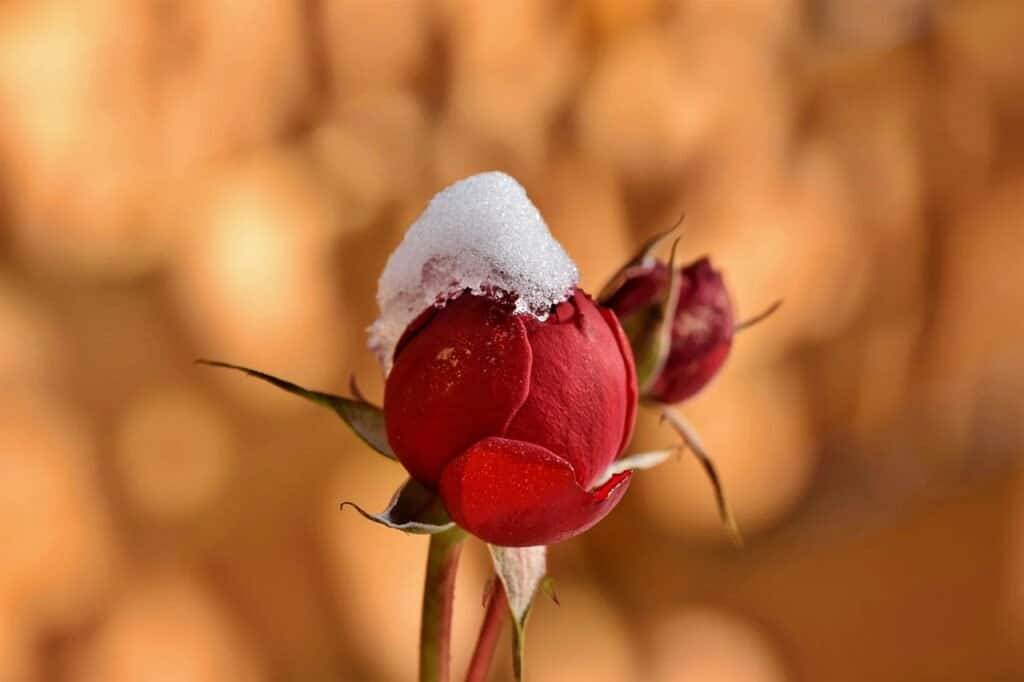
#> input picture OpenCV/test.jpg, 1024 x 682 px
$ python cropping.py
#> lines starting #> are read from the running program, lines starting #| are printed output that depends on the picture
# Import packages
import cv2
import numpy as np

img = cv2.imread('test.jpg', 0)
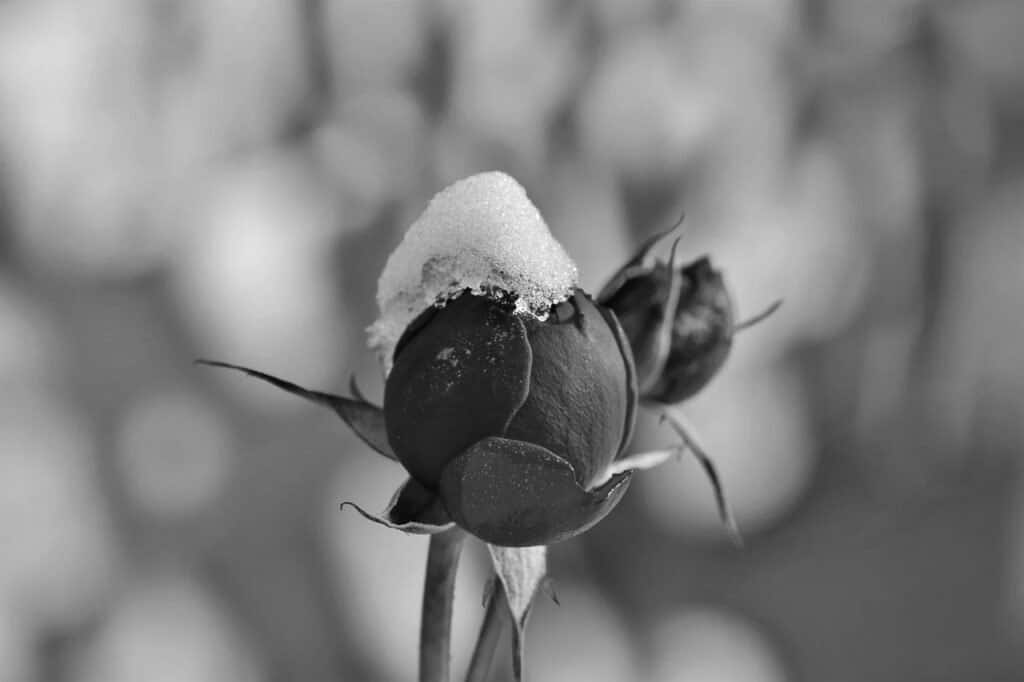
#> img: shape (682, 1024); min 0, max 255, mean 127
print(img.shape) # Print image shape
#| (682, 1024)
cv2.imshow("original", img)

# Cropping an image
cropped_image = img[80:280, 150:330]
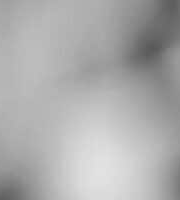
#> cropped_image: shape (200, 180); min 88, max 226, mean 172.3
print(cropped_image.shape)
#| (200, 180)

# Display cropped image
cv2.imshow("cropped", cropped_image)

# Save the cropped image
cv2.imwrite("Cropped Image.jpg", cropped_image)

cv2.waitKey(0)
cv2.destroyAllWindows()

$ run again, with OpenCV/Circulos.jpg copied over OpenCV/test.jpg
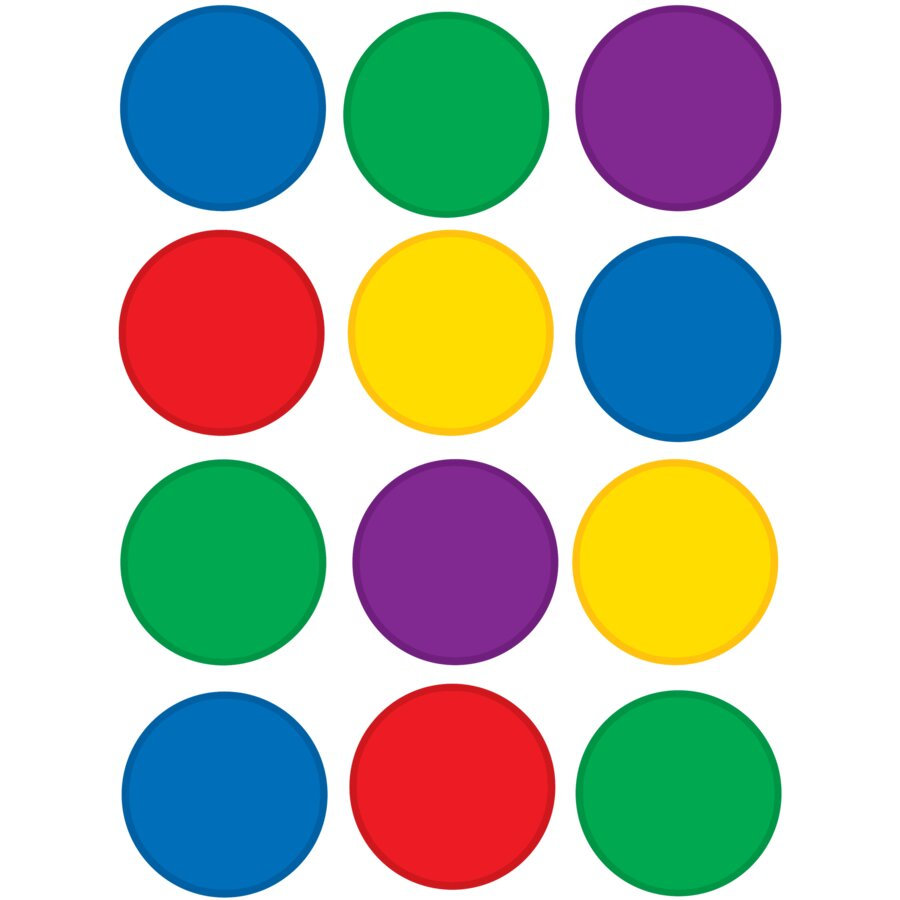
#> input picture OpenCV/Circulos.jpg, 900 x 900 px
#> `img = cv2.imread('test.jpg', 0)`:
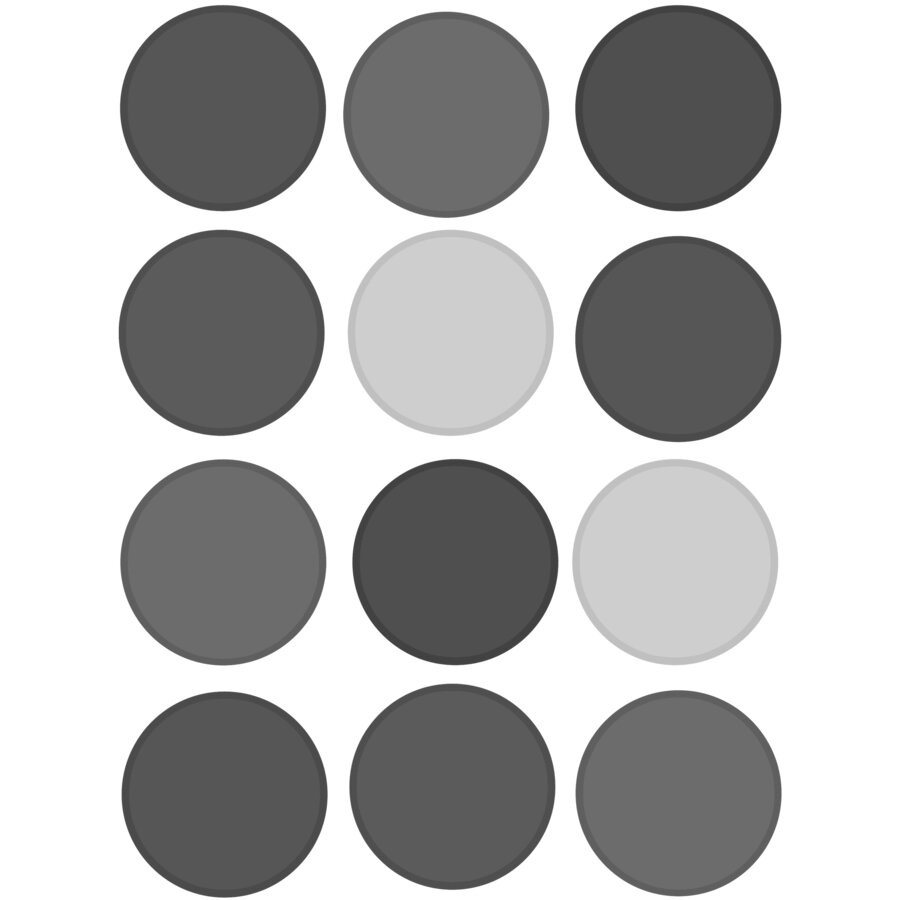
#> img: shape (900, 900); min 52, max 255, mean 183.1
#| (900, 900)
#> `cropped_image = img[80:280, 150:330]`:
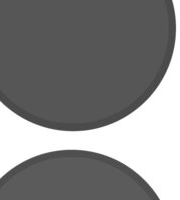
#> cropped_image: shape (200, 180); min 60, max 255, mean 131.8
#| (200, 180)
